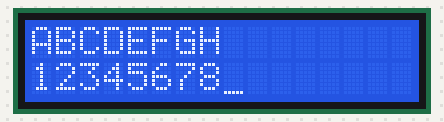
Recording of a sketch running on a simulated Arduino Uno, built with avr-gcc and run on an emulated ATmega328P. Shown: 16×2 character LCD. Wiring (inferred from the names in the program): character LCD (HD44780): RS pin 12; R/W pin 11; E pin 2; data pin 3, pin 4, pin 5, pin 6, pin 7, pin 8, pin 9, pin 10.

Above: at 0.5 s.
At 3.5 s:
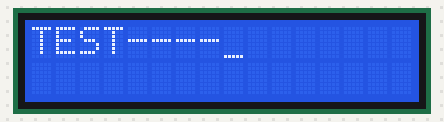
At 6.5 s:
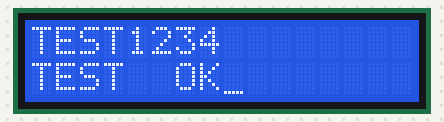

Measured:
- by itself, everything shown: repeats every 9.1 s, in 6 steps
- what the display in image 0 shows lasts 3.0 s, from 0.4 s to 3.4 s

The sketch:

project_47_8_bit_code.ino
```cpp
int DI = 12;
int RW = 11;
int DB[] ={3, 4, 5, 6, 7, 8, 7, 10};// use array to select pin for bus
int Enable = 2;

void LcdCommandWrite(int value) {
// define all pins
int i = 0;
for (i=DB[0]; i <= DI; i++) // assign value for bus
{
   digitalWrite(i,value & 01);// for 1602 LCD, it uses D7-D0( not D0-D7) for signal identification; here, it’s used for signal inversion.
   value >>= 1;
}
digitalWrite(Enable,LOW);
delayMicroseconds(1);
digitalWrite(Enable,HIGH);
delayMicroseconds(1);  // wait for 1ms
digitalWrite(Enable,LOW);
delayMicroseconds(1);  // wait for 1ms
}

void LcdDataWrite(int value) {
// initialize all pins
int i = 0;
digitalWrite(DI, HIGH);
digitalWrite(RW, LOW);
for (i=DB[0]; i <= DB[7]; i++) {
   digitalWrite(i,value & 01);
   value >>= 1;
}
digitalWrite(Enable,LOW);
delayMicroseconds(1);
digitalWrite(Enable,HIGH);
delayMicroseconds(1);
digitalWrite(Enable,LOW);
delayMicroseconds(1);  // wait for 1ms
}

void setup (void) {
int i = 0;
for (i=Enable; i <= DI; i++) {
   pinMode(i,OUTPUT);
}
delay(100);
// initialize LCD after a brief pause
// for LCD control
LcdCommandWrite(0x38);  // select as 8-bit interface, 2-line display, 5x7 character size
delay(64);
LcdCommandWrite(0x38);  // select as 8-bit interface, 2-line display, 5x7 character size
delay(50);
LcdCommandWrite(0x38);  // select as 8-bit interface, 2-line display, 5x7 character size
delay(20);
LcdCommandWrite(0x06);  // set input mode
                         // auto-increment, no display of shifting
delay(20);
LcdCommandWrite(0x0E);  // display setup
                         // turn on the monitor, cursor on, no flickering
delay(20);
LcdCommandWrite(0x01);  // clear the scree, cursor position returns to 0
delay(100);
LcdCommandWrite(0x80);  //  display setup
                         //  turn on the monitor, cursor on, no flickering

delay(20);
}

void loop (void) {
  LcdCommandWrite(0x01);  // clear the scree, cursor position returns to 0
  delay(10);
  LcdCommandWrite(0x80);
  delay(10);
  // write in welcome message
  LcdDataWrite('A');
  LcdDataWrite('B');
  LcdDataWrite('C');
  LcdDataWrite('D');
  LcdDataWrite('E');
  LcdDataWrite('F');
  LcdDataWrite('G');
  LcdDataWrite('H');
  delay(10);
  LcdCommandWrite(0xc0);  // set cursor position at second line, second position
  delay(10);
  LcdDataWrite('1');
  LcdDataWrite('2');
  LcdDataWrite('3');
  LcdDataWrite('4');
  LcdDataWrite('5');
  LcdDataWrite('6');
  LcdDataWrite('7');
  LcdDataWrite('8');
  delay(3000);
  LcdCommandWrite(0x01);  // clear the screen, cursor returns to 0
  delay(10);
  LcdDataWrite('T');
  LcdDataWrite('E');
  LcdDataWrite('S');
  LcdDataWrite('T');
  LcdDataWrite('-');
  LcdDataWrite('-');
  LcdDataWrite('-');
  LcdDataWrite('-');
  delay(3000);
  LcdCommandWrite(0x02); // set mode as new characters replay old ones, where there is no new ones remain the same
  delay(10);
  LcdCommandWrite(0x80+4); // set cursor position at first line, sixth position
  delay(10);
  LcdDataWrite('1');
  LcdDataWrite('2');
  LcdDataWrite('3');
  LcdDataWrite('4');
  LcdCommandWrite(0xc0);  // set cursor position at second line, second position
  delay(10);
  LcdDataWrite('T');
  LcdDataWrite('E');
  LcdDataWrite('S');
  LcdDataWrite('T');
  LcdDataWrite(' ');
  LcdDataWrite(' ');
  LcdDataWrite('O');
  LcdDataWrite('K');
  delay(3000);
}
```
